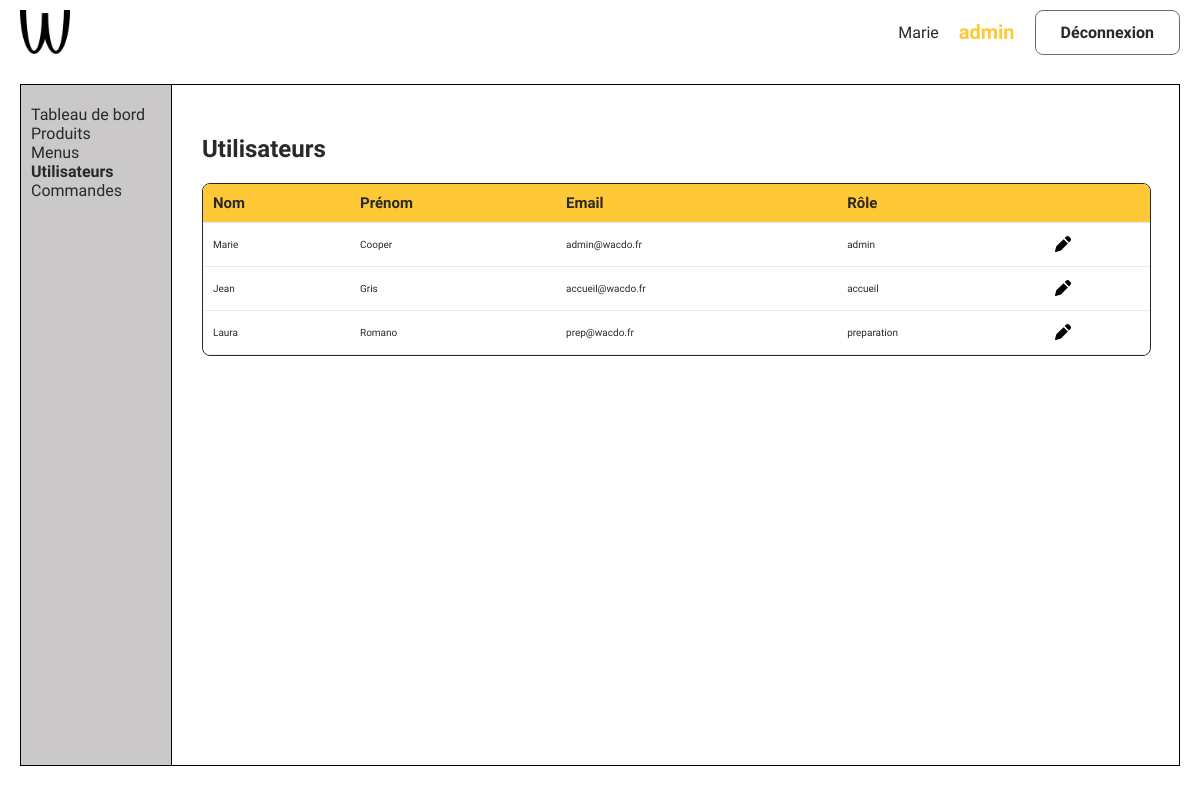
Page /public/index.php?page=admin&section=users (signed in) on the committed database.
### tables this page shows
CREATE TABLE IF NOT EXISTS users (
id INT UNSIGNED PRIMARY KEY AUTO_INCREMENT,
role_id INT UNSIGNED NOT NULL,
first_name VARCHAR(100) NOT NULL,
last_name VARCHAR(100) NOT NULL,
email VARCHAR(255) NOT NULL UNIQUE,
password VARCHAR(255) NOT NULL,  
FOREIGN KEY(role_id)REFERENCES roles(id)
);

CREATE TABLE IF NOT EXISTS roles (
id INT UNSIGNED PRIMARY KEY AUTO_INCREMENT,
name VARCHAR(100) NOT NULL UNIQUE
);

### src/views/admin.php (called while the page is built, shortened)
<?php
class AdminView
{
    public AdminController $controller;
    public string $template;
    public function __construct(AdminController $controller)
    {
        $this->controller = $controller;
        $this->template = DIR_TEMPLATES . "admin.php";
    }
    public function render()
    {
        $user_name = $this->controller->getUserName();
        $user_role = $this->controller->getUserRole();
        $section = $this->controller->getSection();
        $data = $this->controller->getData();
        require($this->template);
    }
}
?>

### src/controllers/admin.php (called while the page is built, shortened)
<?php
class AdminController
{
    private AdminModel $model;
    private string $section = "dashboard";
    private array $sections = ["dashboard", "products", "menus", "users", "orders"];
    public function __construct(AdminModel $model)
    {
        $this->model = $model;
    }
    public function getUsername(): string
    {
        return $_SESSION["first_name"];
    }
    public function getUserRole(): string
    {
        return $_SESSION["role"];
    }
    public function handleRequest(): void
    {
        $section = $_GET["section"] ?? "dashboard";
        if (in_array($section, $this->sections, true)) {
            $this->section = $section;
        }
    }
    public function getSection(): string
    {
        return $this->section;
    }
    public function getData(): array
    {
        if ($this->section === "users") {
            return $this->model->getUsers();
        }
        return $this->model->getStats();
    }
}
?>

### src/models/admin.php (called while the page is built, shortened)
<?php
class AdminModel
{
    private PDO $db;
    public function __construct(PDO $db)
    {
        $this->db = $db;
    }
    public function getUsers(): array
    {
        $users_sql = "SELECT users.id, users.first_name, users.last_name, users.email,  users.role_id, roles.name AS role
                FROM users
                JOIN roles ON users.role_id = roles.id
                ORDER BY users.last_name";
        $query = $this->db->prepare($users_sql);
        $query->execute();
        return $query->fetchAll();
    }
}
?>

### templates/admin/users.php (the view, shortened to what this page needs)
<div id="users">
    <h1>Utilisateurs</h1>
    <div class="table-container">
        <table>
            <thead>
                <tr>
                    <th>Nom</th>
                    <th>Prénom</th>
                    <th>Email</th>
                    <th>Rôle</th>
                    <th></th>
                </tr>
            </thead>
            <tbody>
                <?php foreach ($data as $user) { ?>
                    <tr>
                        <td><?= htmlspecialchars($user["first_name"]) ?></td>
                        <td> <?= htmlspecialchars($user["last_name"]) ?></td>
                        <td> <?= htmlspecialchars($user["email"]) ?></td>
                        <td> <?= htmlspecialchars($user["role"]) ?></td>
                        <td>
                            <button type="button" class="modifier modifier-user" data-id="<?= (int) $user["id"] ?>"
                                data-firstname="<?= htmlspecialchars($user["first_name"]) ?>"
                                data-lastname="<?= htmlspecialchars($user["last_name"]) ?>"
                               data-role="<?= (int) $user["role_id"] ?>">
                                <img class="modifier" src="./assets/img/pen-solid-full.svg" alt="modifier">
                            </button>
                        </td>
                    </tr>
                <?php } ?>
            </tbody>
        </table>
    </div>
</div>

### public/index.php (shortened to what this page needs)
<?php
$dsn = "mysql:host=" . DB_HOSTNAME . ";dbname=" . DB_DATABASE;
$db = new PDO($dsn, DB_USERNAME, DB_PASSWORD);
$page = "login";
if (isset($_GET["page"]) && !empty($_GET["page"])) {
    $page = $_GET["page"];
}
$pages = array(
    "login" => array(
        "model" => "LoginModel",
        "controller" => "LoginController",
        "view" => "LoginView",
    ),
    "admin" => array(
        "model" => "AdminModel",
        "controller" => "AdminController",
        "view" => "AdminView",
        "roles" => array("admin"),
    ),
    "prep" => array(
        "model" => "PrepModel",
        "controller" => "PrepController",
        "view" => "PrepView",
        "roles" => array("preparation"),
    ),
    "accueil" => array(
        "model" => "AccueilModel",
        "controller" => "AccueilController",
        "view" => "AccueilView",
        "roles" => array("accueil"),
    ),
    "logout" => array(
        "model" => "LogoutModel",
        "controller" => "LogoutController",
        "view" => "LogoutView",
    )
);
$find = false;
foreach ($pages as $key => $value) {
    if ($page === $key) {
        $find = true;
        break;
    }
}
if ($find) {
    $pageModel = new $model($db);
    $pageController = new $controller($pageModel);
    $pageView = new $view($pageController);
    $pageView->render();
}
?>

### templates/admin.php (shortened to what this page needs)
<!DOCTYPE html>
<html lang="fr">
<head>
    <link rel="stylesheet" href="./assets/css/main.css" />
</head>
<body>
    <?php include(DIR_TEMPLATES . "header.php"); ?>
    <main class="admin-container">
        <section id="menu">
            <ul>
                <li>
                    <a class="elements <?= $section === 'dashboard' ? 'selected' : '' ?>"
                        href="index.php?page=admin&amp;section=dashboard"> Tableau de bord </a>
                </li>
                <li>
                    <a class="elements <?= $section === 'products' ? 'selected' : '' ?>"
                        href="index.php?page=admin&amp;section=products">Produits</a>
                </li>
                <li>
                    <a class="elements <?= $section === 'menus' ? 'selected' : '' ?>"
                        href="index.php?page=admin&amp;section=menus">Menus</a>
                </li>
                <li>
                    <a class="elements <?= $section === 'users' ? 'selected' : '' ?>"
                        href="index.php?page=admin&amp;section=users">Utilisateurs</a>
                </li>
                <li>
                    <a class="elements <?= $section === 'orders' ? 'selected' : '' ?>"
                        href="index.php?page=admin&amp;section=orders">Commandes</a>
                </li>
            </ul>
        </section>
        <section id="screen">
            <?php include(DIR_TEMPLATES . "admin/" . $section . ".php"); ?>
        </section>
    </main>
</body>
</html>

### templates/header.php
<header>
    <img id="logo" src="./assets/img/logo.png" alt="logo wacdo">
    <nav>
        <ul>
            <li>
                <p class="name"><?= htmlspecialchars($user_name) ?> </p>
            </li>
            <li>
                <p class="role"><?= htmlspecialchars($user_role)?> </p>
            </li>
            <li>
                <a class="button" id="connect" href="index.php?page=login">
                    Déconnexion
                </a>
            </li>
        </ul>
    </nav>
</header>

### public/assets/css/main.css (style rules this page uses)
.admin-container { display: flex; margin: 2rem; height: calc(100vh - 8rem - 4rem); border: 1px solid black; overflow: hidden; }
.admin-container #menu { width: 15rem; flex-shrink: 0; background-color: #cac8c8; border-right: 1px solid black; }
.admin-container #menu ul { margin: 0; padding: 2rem 1rem; list-style: none; }
.admin-container #menu .elements { border: none; background: transparent; font-size: 1.6rem; cursor: pointer; color: #292929; text-decoration: none; }
.admin-container #menu .elements.selected { font-weight: 700; }
.admin-container #screen { flex: 1; padding: 1.5rem; min-width: 0; min-height: 0; overflow-y: auto; }
#products, #menus, #users, #orders { flex: 1; padding: 1.5rem; min-width: 0; min-height: 0; overflow-y: auto; }
#products .table-container, #menus .table-container, #users .table-container, #orders .table-container { width: 100%; height: calc(100% - 4rem); overflow: auto; border: 1px solid #292929; border-radius: 0.8rem; overflow-y: auto; }
#products .table-container table, #menus .table-container table, #users .table-container table, #orders .table-container table { width: 100%; border-spacing: 0; }
#products .table-container table th, #products .table-container table td, #menus .table-container table th, #menus .table-container table td, #users .table-container table th, #users .table-container table td, #orders .table-container table th, #orders .table-container table td { padding: 1rem; text-align: left; border-bottom: 1px solid #eceaea; }
#products .table-container table th, #menus .table-container table th, #users .table-container table th, #orders .table-container table th { font-size: 1.5rem; font-weight: 700; background-color: #FFC836; }
#products .table-container table td, #menus .table-container table td, #users .table-container table td, #orders .table-container table td { font-size: 1rem; }
#users .table-container table td .modifier { background-color: transparent; border: none; width: 2rem; height: 2rem; object-fit: contain; }
header { width: 100%; min-height: 5rem; box-sizing: border-box; display: flex; align-items: center; justify-content: space-between; padding: 0 2rem; margin-bottom: 2rem; }
header #logo { width: 5rem; height: auto; }
header nav ul { display: flex; align-items: center; gap: 2rem; margin: 0; padding: 0; list-style: none; }
header nav ul li { display: flex; align-items: center; }
header nav ul li .role { color: #FFC836; font-weight: 700; font-size: 2rem; }
header nav ul li .button { border: none; border-radius: 0.8rem; padding: 1.2rem 2.5rem; font-family: inherit; font-weight: 700; cursor: pointer; border: 0.1rem solid #6E6E6E; background-color: white; align-self: center; color: #292929; text-decoration: none; }
html { font-size: 62.5%; }
body { margin: 0; padding: 0; font-size: 1.6rem; font-family: "Source Sans 3", sans-serif; color: #292929; }

### rows in the picture
users: first_name "Marie", last_name "Cooper", email "admin@wacdo.fr", role.name "admin"
users: first_name "Jean", last_name "Gris", email "accueil@wacdo.fr", role.name "accueil"
users: first_name "Laura", last_name "Romano", email "prep@wacdo.fr", role.name "preparation"

### other values in the picture
$user_name "Marie"
$user_role "admin"
